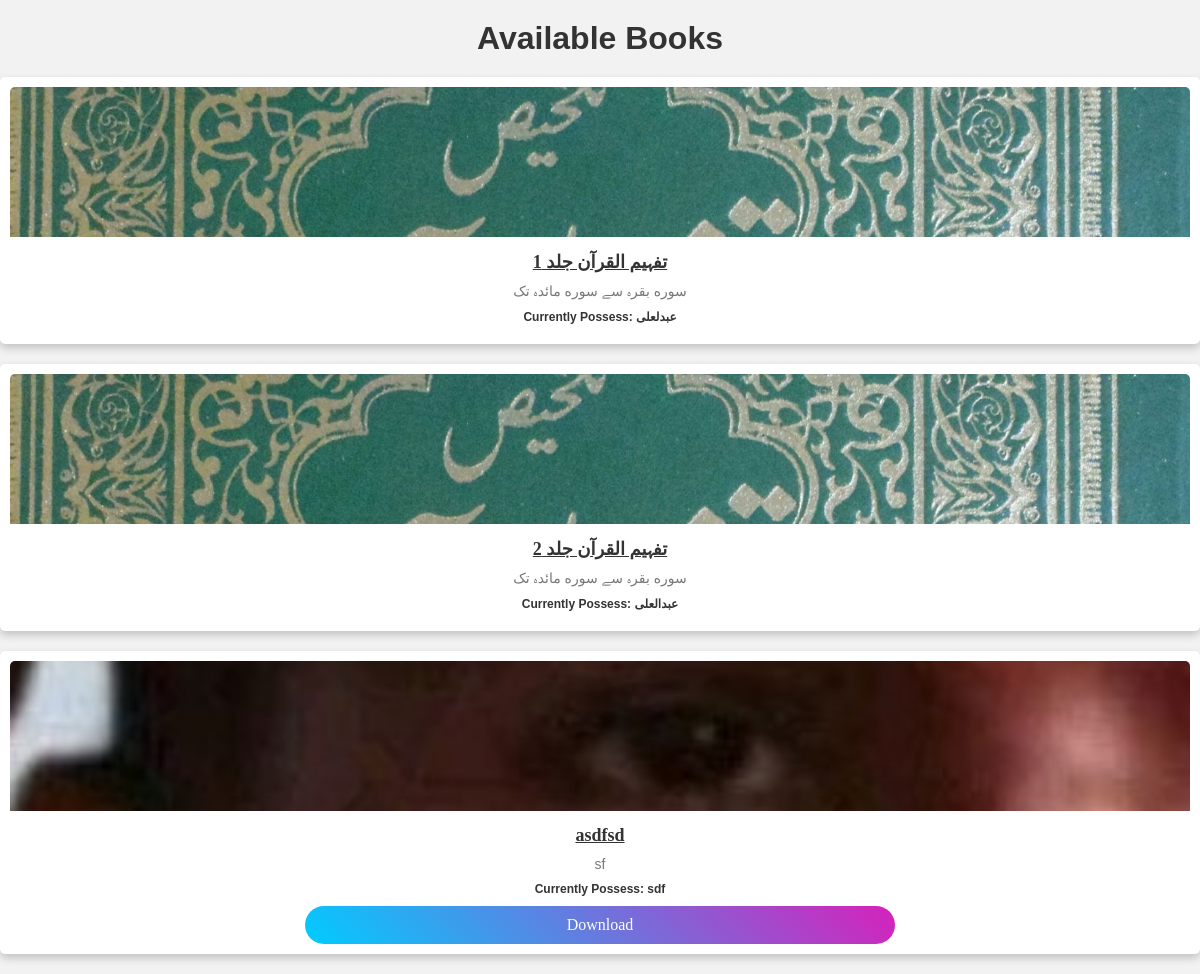
The page / on the database its author committed.
### books/models.py (models this page shows, shortened)
class BookList(models.Model):
    Book_Name=models.CharField(max_length=100)
    Description=models.CharField(max_length=100)
    CurrentPoser=models.CharField(max_length=50)
    pdf=models.FileField(upload_to='static/pdf',blank=True,null=True)
    Image=models.ImageField(upload_to="static/img")

### books/views.py (the view)
# urls.py: path('',views.index)
def index(request):
    db=BookList.objects.all()
    return render(request,'index.html',{"db":db})

### Templates/index.html (shortened to what this page needs)
<!DOCTYPE html>
<html>
<head>
    <link rel="stylesheet" href="/static/css/style.css">
</head>
<body>
	<h1>Available Books</h1>
	<div style="display: flex; flex-wrap: wrap; justify-content: center;">
		{% for data in db %}
			{% if data.pdf == null %}
			<div class="card">
				<img src="{{data.Image}}" alt="Book 1">
				<h2>{{data.Book_Name}}</h2>
				<p>{{data.Description}}</p>
				<h4>Currently Possess: {{data.CurrentPoser}}</h4>
			</div>
			{% else %}
				<div class="card pdf">
					<img src="{{data.Image}}" alt="Book 1">
					<h2>{{data.Book_Name}}</h2>
					<p>{{data.Description}}</p>
					<h4>Currently Possess: {{data.CurrentPoser}}</h4>
					<button class="download"><a href="{{data.pdf}}" style="text-decoration: none; color: white;">Download</a></button>
				</div>
			{% endif %}
		{% endfor %}
</body>
</html>

### static/css/style.css (style rules this page uses)
.card .download { display: flex; justify-content: center; align-items: center; background: linear-gradient(46deg, #00ccff 0%, #d621bb 100%); border: none; color: white; padding: 10px 20px; text-align: center; text-decoration: none; font-family: cursive; font-size: 16px; margin: 4px 2px; cursor: pointer; margin: auto; width: 50%; text-decoration: none; padding: 10px; border-radius: 80px; }
h2 { text-decoration:underline ; color:rgb(15, 209, 47); font-family:"myfont"; }

### Templates/index.html (style rules this page uses)
body { font-family: Arial, Helvetica, sans-serif; background-color: #f2f2f2; margin: 0; }
h1 { text-align: center; color: #333; margin: 20px 0; }
.card { background-color: #fff; box-shadow: 0 4px 8px 0 rgba(0,0,0,0.2); transition: 0.3s; width: 100%; margin-bottom: 20px; border-radius: 5px; box-sizing: border-box; padding: 10px; }
.card img { border-radius: 5px 5px 0 0; width: 100%; height: 150px; object-fit: cover; }
.card h2 { text-align: center; font-size: 18px; margin: 10px 0; color: #333; }
.card p { text-align: center; font-size: 14px; color: #777; margin: 10px 0; }
.card h4 { text-align: center; font-size: 12px; color: #333; margin: 10px 0; }

### rows shown on the page
BookList: Image (picture), Book_Name "تفہیم القرآن جلد 1", Description "سوره بقرہ سے سوره مائدہ تک", CurrentPoser "عبدلعلی"
BookList: Image (picture), Book_Name "تفہیم القرآن جلد 2", Description "سوره بقرہ سے سوره مائدہ تک", CurrentPoser "عبدالعلی"
BookList: Image (picture), Book_Name "asdfsd", Description "sf", CurrentPoser "sdf"
